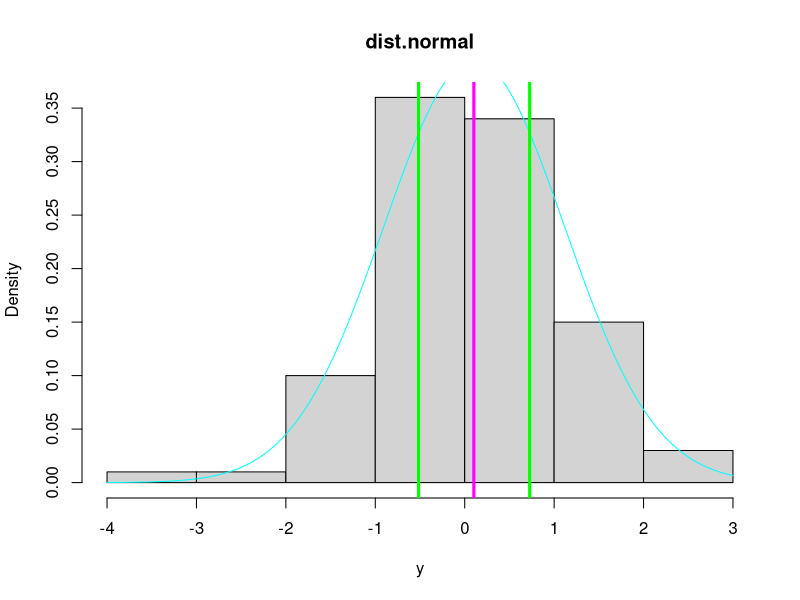

Write the R code that produced this figure.
b<-c(3,4,5,6,12,12)
print("suma")
print(sum(b))
print("media")
print(mean(b))
print("mediana")
print(median(b))

#medidas de dispersion
print("varianza")
print(var(b)) #varianza
print("desvacion estandar")
print(sd(b)) #desviacion estandar 
print("moda")
#print(Mode(b))
print(names(sort(-table(b)))[1])
#install.packages("DescTools")

x<-matrix(1:9,3,3)
print(x)
print(rowMeans(x))
print(colMeans(x))
print(rowMeans(x))

# cuartiles
res<- quantile(b, probs = c(0, .25, .5, .75, 1))
print(res)
res<- quantile(b, probs = c(0.33, 0.66))
print(res)


# Genera números aleatorios de una distribución normal.
y<-rnorm(100)

png(file="fig4.png")
hist(y,main="dist.normal",prob=TRUE)
curve(dnorm(x,mean=mean(y),sd=sd(y)),add = TRUE, col="cyan")
abline(v=quantile(y,.25),col="green",lwd=3)
abline(v=quantile(y,.5),col="magenta",lwd=3)
abline(v=quantile(y,.75),col="green",lwd=3)

dev.off()



